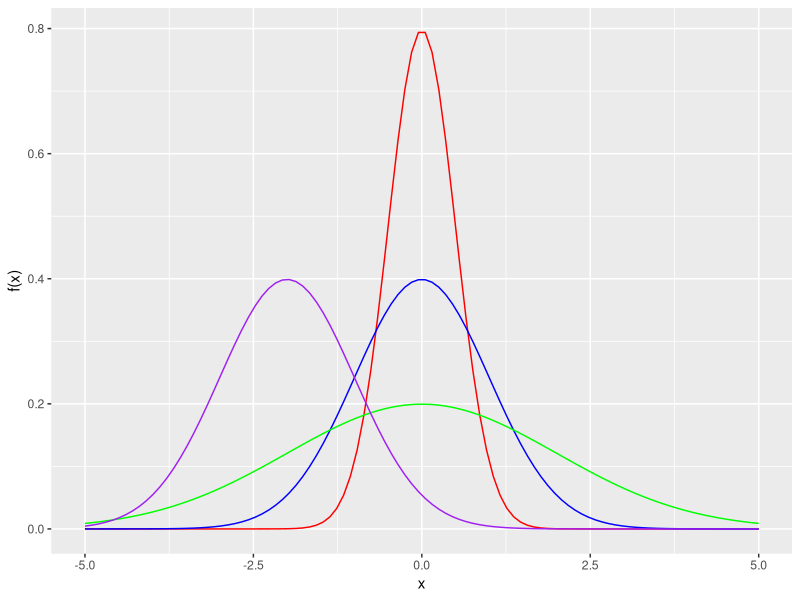
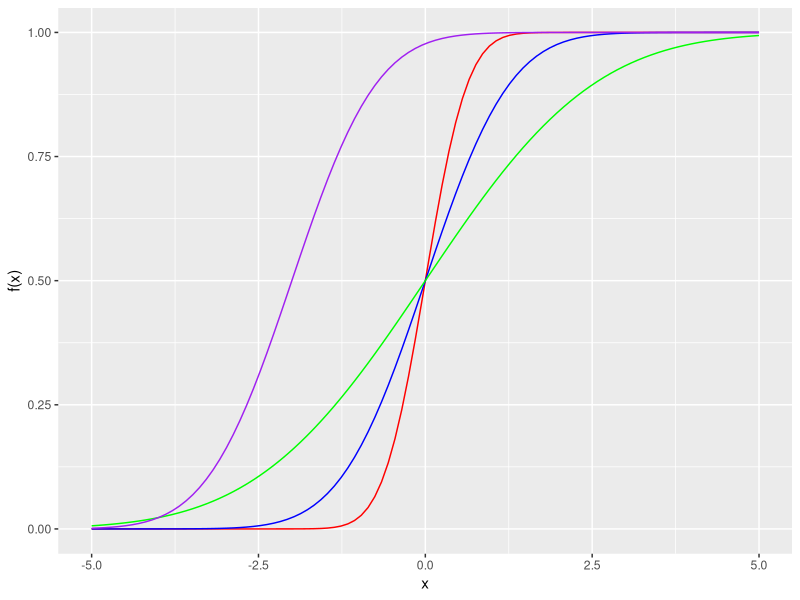
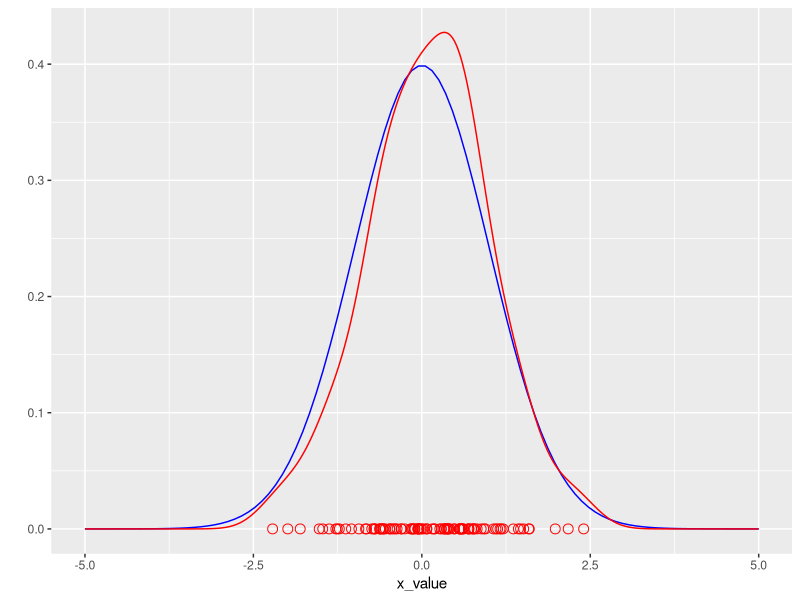
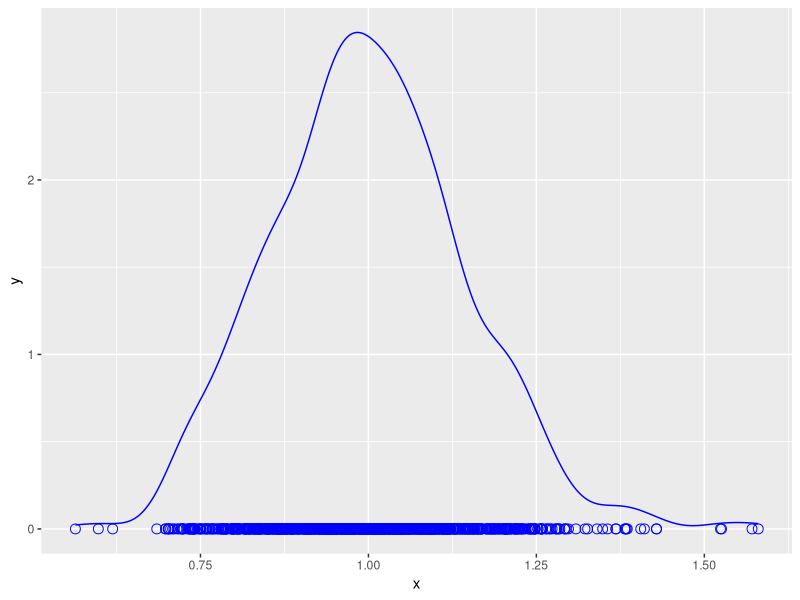
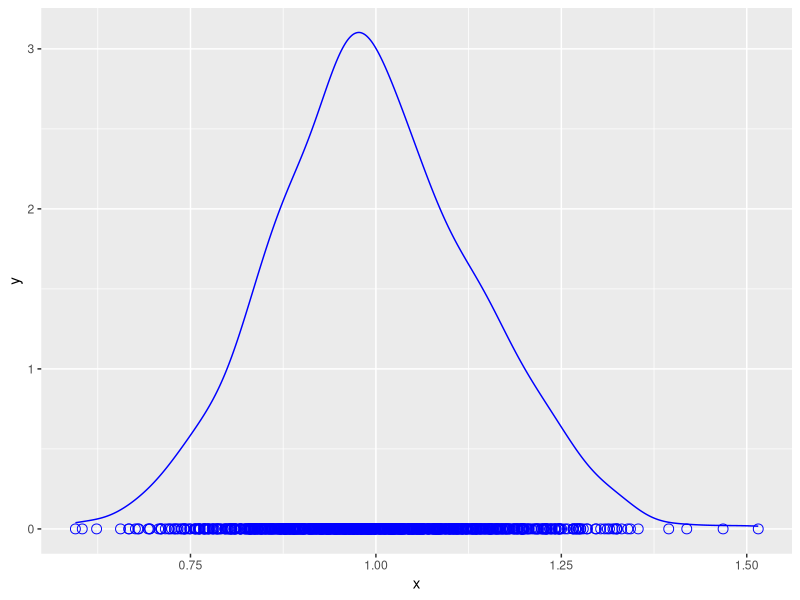
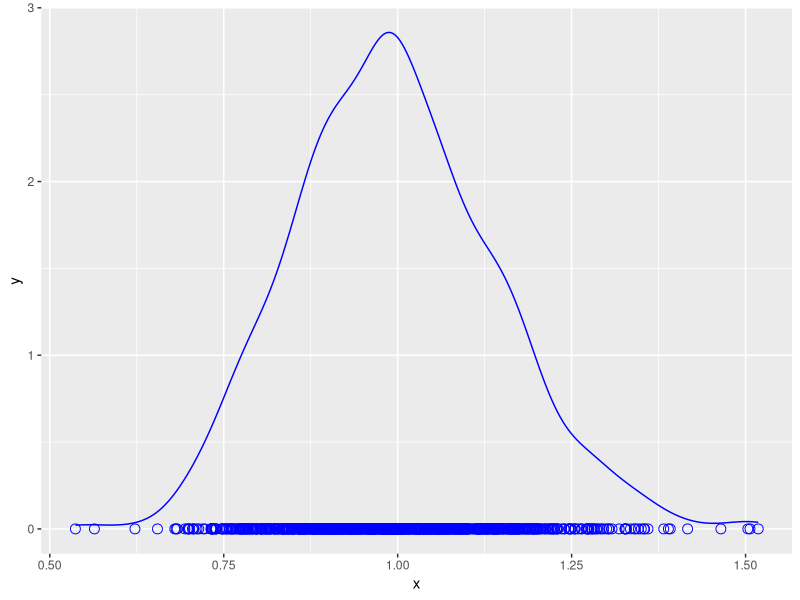
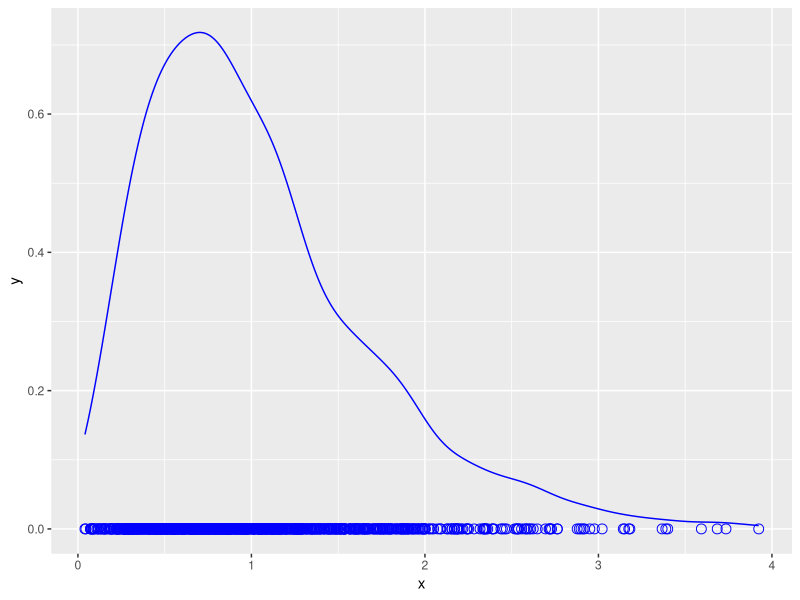
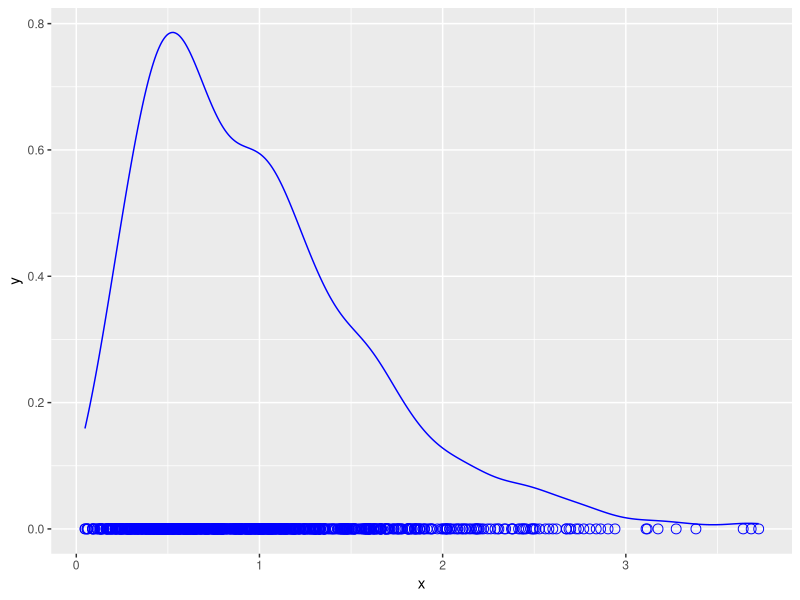

The R source for these figures, in order:
## ---- chunk 1
knitr::opts_chunk$set(echo = TRUE, eval = TRUE, fig.width = 4, fig.height = 3)
## ---- chunk 2
library(tidyverse)
## ---- chunk 3
xValues <- seq(from = -5, to = 5, length = 100)
plotA <- dnorm(xValues, mean = 0, sd = 0.5) #
plotB <-  dnorm(xValues, mean = 0, sd = 1)
plotC <-  dnorm(xValues, mean = 0, sd = 2)
plotD <-  dnorm(xValues, mean = -2, sd = 1)

normalDistributionsTibble <- tibble(x_value = xValues, 
                                    red_value = plotA,
                                    blue_value = plotB,
                                    green_value = plotC,
                                    purple_value = plotD)

p <- normalDistributionsTibble %>% ggplot()
p + 
  geom_line(aes(x = xValues, y = red_value), color = "red") +
  geom_line(aes(x = xValues, y = blue_value), color = "blue") +
  geom_line(aes(x = xValues, y = green_value), color = "green") +
  geom_line(aes(x = xValues, y = purple_value), color = "purple") +
  xlab("x") +
  ylab("f(x)")
## ---- chunk 4
xValues <- seq(from = -5, to = 5, length = 100)
plotA <- pnorm(xValues, mean = 0, sd = 0.5)
plotB <-  pnorm(xValues, mean = 0, sd = 1)
plotC <-  pnorm(xValues, mean = 0, sd = 2)
plotD <-  pnorm(xValues, mean = -2, sd = 1)

normalDistributionsTibble <- tibble(x_value = xValues, 
                                    red_value = plotA,
                                    blue_value = plotB,
                                    green_value = plotC,
                                    purple_value = plotD)

p <- normalDistributionsTibble %>% ggplot()
p + 
  geom_line(aes(x = xValues, y = red_value), color = "red") +
  geom_line(aes(x = xValues, y = blue_value), color = "blue") +
  geom_line(aes(x = xValues, y = green_value), color = "green") +
  geom_line(aes(x = xValues, y = purple_value), color = "purple") +
  xlab("x") +
  ylab("f(x)")
## ---- chunk 5
meanValue <- 0
standardDeviation <- 1
numVals <- 100

xValues <- seq(from = -5, to = 5, length = numVals)
trueDistribution <- dnorm(xValues, mean = meanValue, sd = standardDeviation)

dataFrame <- tibble(x_value = xValues, true_value = trueDistribution)

set.seed(1)
randomVals <- rnorm(numVals, mean = meanValue, sd = standardDeviation)

dataFrame %>% ggplot() +
    geom_line(aes(x = x_value, y = true_value), color = "blue") +
    geom_line(aes(x = randomVals), color = "red", stat = "density") +
    geom_point(aes(x = randomVals, y = 0), color = "red", shape = 1, size = 3) +
    ylab("")
## ---- chunk 6
set.seed(1)

sampleSize <- 100
numSamples <- 1000

degreeFreedom <- 1

randomChiSqValues <- rchisq(n = numSamples * sampleSize, df = degreeFreedom)

samples <- matrix(randomChiSqValues, nrow = numSamples, ncol = sampleSize)
sampleMeans <- rowMeans(samples)

tibble(x = sampleMeans) %>% 
  ggplot() + 
  geom_line(aes(x = x), stat = "density", color = "blue") +
  geom_point(aes(x = x, y = 0), color = "blue", shape = 1, size = 3)
## ---- chunk 7
set.seed(20)

randomChiSqValues <- rchisq(n = numSamples * sampleSize, df = degreeFreedom)

samples <- matrix(randomChiSqValues, nrow = numSamples, ncol = sampleSize)
sampleMeans <- rowMeans(samples)

tibble(x = sampleMeans) %>% 
  ggplot() + 
  geom_line(aes(x = x), stat = "density", color = "blue") +
  geom_point(aes(x = x, y = 0), color = "blue", shape = 1, size = 3)
## ---- chunk 8
set.seed(99)

randomChiSqValues <- rchisq(n = numSamples * sampleSize, df = degreeFreedom)

samples <- matrix(randomChiSqValues, nrow = numSamples, ncol = sampleSize)
sampleMeans <- rowMeans(samples)

tibble(x = sampleMeans) %>% 
  ggplot() + 
  geom_line(aes(x = x), stat = "density", color = "blue") +
  geom_point(aes(x = x, y = 0), color = "blue", shape = 1, size = 3)
## ---- chunk 9
set.seed(1)

sampleSize <- 5
numSamples <- 1000

degreeFreedom <- 1

randomChiSqValues <- rchisq(n = numSamples * sampleSize, df = degreeFreedom)

samples <- matrix(randomChiSqValues, nrow = numSamples, ncol = sampleSize)
sampleMeans <- rowMeans(samples)

tibble(x = sampleMeans) %>% 
  ggplot() + 
  geom_line(aes(x = x), stat = "density", color = "blue") +
  geom_point(aes(x = x, y = 0), color = "blue", shape = 1, size = 3)
## ---- chunk 10
set.seed(20)

randomChiSqValues <- rchisq(n = numSamples * sampleSize, df = degreeFreedom)

samples <- matrix(randomChiSqValues, nrow = numSamples, ncol = sampleSize)
sampleMeans <- rowMeans(samples)

tibble(x = sampleMeans) %>% 
  ggplot() + 
  geom_line(aes(x = x), stat = "density", color = "blue") +
  geom_point(aes(x = x, y = 0), color = "blue", shape = 1, size = 3)
## ---- chunk 11
set.seed(99)

randomChiSqValues <- rchisq(n = numSamples * sampleSize, df = degreeFreedom)

samples <- matrix(randomChiSqValues, nrow = numSamples, ncol = sampleSize)
sampleMeans <- rowMeans(samples)

tibble(x = sampleMeans) %>% 
  ggplot() + 
  geom_line(aes(x = x), stat = "density", color = "blue") +
  geom_point(aes(x = x, y = 0), color = "blue", shape = 1, size = 3)
